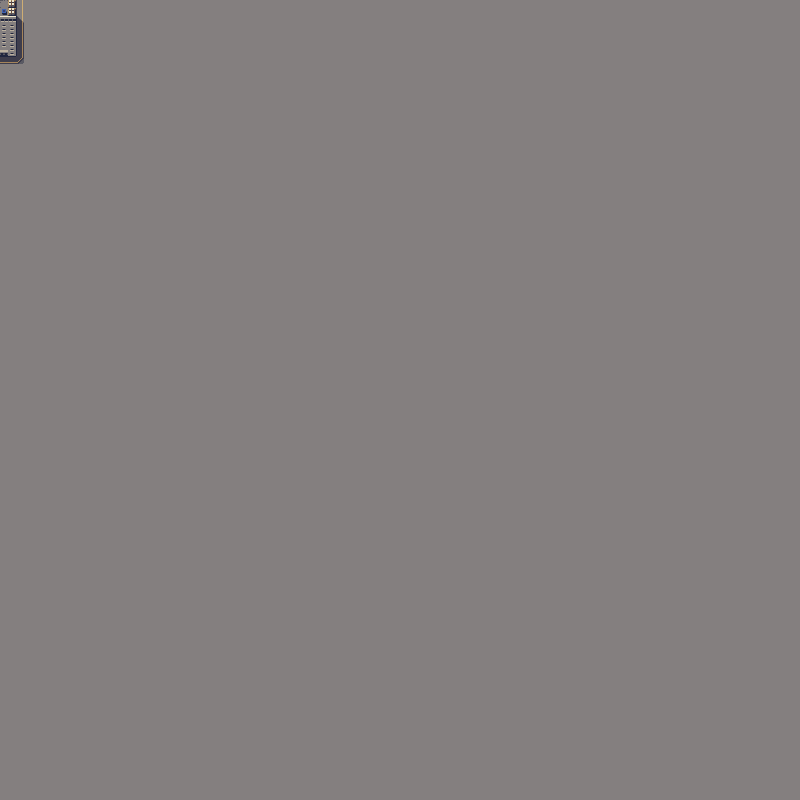

This game map was drawn from its Tiled (.tmx) file and the tilesets committed beside it. A one-line description and the trimmed map source follow:
An orthogonal 100x100 tile map with 8x8 px tiles, 1 tile layer (Calque de Tile 1).

<map version="1.2" tiledversion="1.2.3" orientation="orthogonal" renderorder="right-down" width="100" height="100" tilewidth="8" tileheight="8" infinite="0" nextlayerid="2" nextobjectid="1">
 <tileset firstgid="1" source="galletcity_tiles.tsx" />
 <layer id="1" name="Calque de Tile 1" width="100" height="100">
  <data>[10000 cells, 10000 non-empty, 12 distinct tile ids]</data>
 </layer>
</map>
